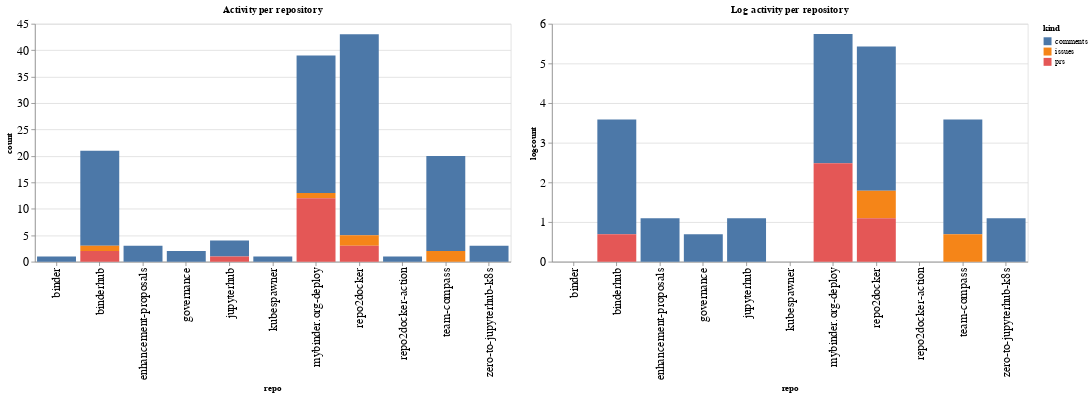

Source (notebook cell):
### Code cell
ch1 = alt.Chart(repo_summaries, width=600, title="Activity per repository").mark_bar().encode(
    x='repo',
    y='count',
    color='kind',
    tooltip="kind"
)

ch2 = alt.Chart(repo_summaries, width=600, title="Log activity per repository").mark_bar().encode(
    x='repo',
    y='logcount',
    color='kind',
    tooltip="kind"
)

ch1 | ch2

### Figure 1 — Vega-Lite specification as saved in the notebook (floating-point values rounded to 4 significant figures)
{"config": {"axisLeft": {"labelFontSize": 15}, "axisBottom": {"labelFontSize": 15}}, "hconcat": [{"mark": "bar", "encoding": {"color": {"type": "nominal", "field": "kind"}, "tooltip": {"type": "nominal", "field": "kind"}, "x": {"type": "nominal", "field": "repo"}, "y": {"type": "quantitative", "field": "count"}}, "title": "Activity per repository", "width": 600}, {"mark": "bar", "encoding": {"color": {"type": "nominal", "field": "kind"}, "tooltip": {"type": "nominal", "field": "kind"}, "x": {"type": "nominal", "field": "repo"}, "y": {"type": "quantitative", "field": "logcount"}}, "title": "Log activity per repository", "width": 600}], "data": {"name": "data-879471dcbbbfb24ab3ba27b10afdf189"}, "$schema": "https://vega.github.io/schema/vega-lite/v4.8.1.json", "datasets": {"data-879471dcbbbfb24ab3ba27b10afdf189": [{"repo": "binder", "kind": "comments", "count": 1, "logcount": 0.0}, {"repo": "binderhub", "kind": "comments", "count": 18, "logcount": 2.89}, {"repo": "binderhub", "kind": "issues", "count": 1, "logcount": 0.0}, {"repo": "binderhub", "kind": "prs", "count": 2, "logcount": 0.6931}, {"repo": "enhancement-proposals", "kind": "comments", "count": 3, "logcount": 1.099}, {"repo": "governance", "kind": "comments", "count": 2, "logcount": 0.6931}, {"repo": "jupyterhub", "kind": "comments", "count": 3, "logcount": 1.099}, {"repo": "jupyterhub", "kind": "prs", "count": 1, "logcount": 0.0}, {"repo": "kubespawner", "kind": "comments", "count": 1, "logcount": 0.0}, {"repo": "mybinder.org-deploy", "kind": "comments", "count": 26, "logcount": 3.258}, {"repo": "mybinder.org-deploy", "kind": "issues", "count": 1, "logcount": 0.0}, {"repo": "mybinder.org-deploy", "kind": "prs", "count": 12, "logcount": 2.485}, {"repo": "repo2docker", "kind": "comments", "count": 38, "logcount": 3.638}, {"repo": "repo2docker", "kind": "issues", "count": 2, "logcount": 0.6931}, {"repo": "repo2docker", "kind": "prs", "count": 3, "logcount": 1.099}, {"repo": "repo2docker-action", "kind": "comments", "count": 1, "logcount": 0.0}, {"repo": "team-compass", "kind": "comments", "count": 18, "logcount": 2.89}, {"repo": "team-compass", "kind": "issues", "count": 2, "logcount": 0.6931}, {"repo": "zero-to-jupyterhub-k8s", "kind": "comments", "count": 3, "logcount": 1.099}]}}
